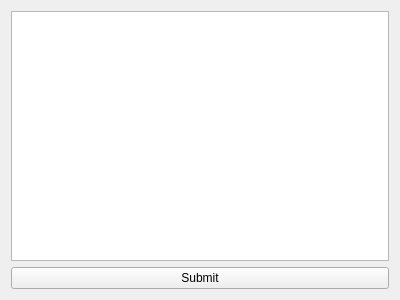
<?xml version="1.0" encoding="UTF-8"?>
<ui version="4.0">
 <class>Form</class>
 <widget class="QWidget" name="Form">
  <property name="geometry">
   <rect>
    <x>0</x>
    <y>0</y>
    <width>400</width>
    <height>300</height>
   </rect>
  </property>
  <property name="windowTitle">
   <string>Form</string>
  </property>
  <layout class="QVBoxLayout" name="verticalLayout_2">
   <item>
    <layout class="QVBoxLayout" name="verticalLayout">
     <item>
      <widget class="QTextEdit" name="textEdit"/>
     </item>
     <item>
      <widget class="QPushButton" name="button_submit">
       <property name="text">
        <string>Submit</string>
       </property>
      </widget>
     </item>
    </layout>
   </item>
  </layout>
 </widget>
 <resources/>
 <connections/>
</ui>
